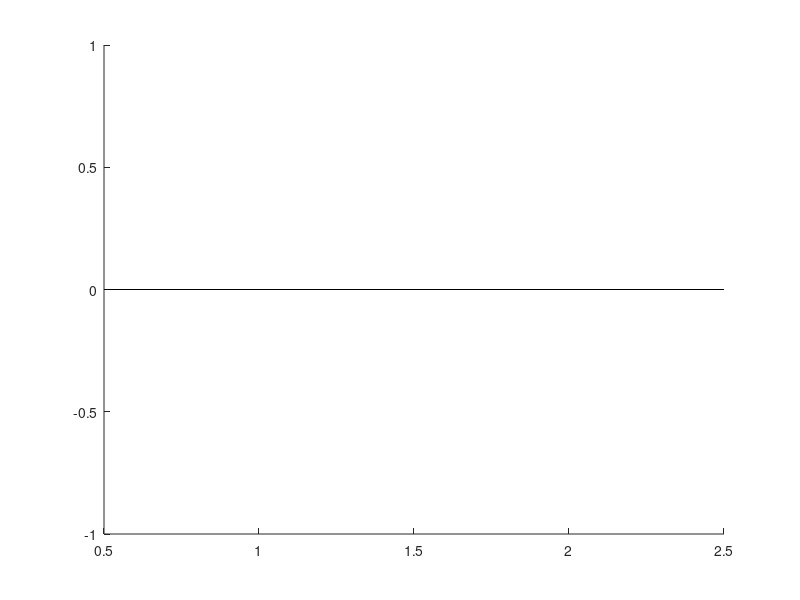

Write the MATLAB code that produced this figure. (Note: this script raises an error after producing the figure.)
clc; close all; clear

data_files = dir('*_EBC_*.mat');

CR_threshold = 0.05;


% Initialize arrays to store CR+ fractions
CR_plus_fractions_SD_long = [];
CR_plus_fractions_SD_short = [];
CR_plus_fractions_Control_long = [];
CR_plus_fractions_Control_short = [];

% session_dates = {}; % Initialize cell array to store session dates
sessionDates = {}; % Initialize cell array to store session dates
N_SD_short = 0;
N_C_short = 0;
N_SD_long = 0;
N_C_long =  0;

for i = 1:length(data_files)
    

    % Load the current data file
    loadedData = load(data_files(i).name);
    
    % Check if the loaded file contains SessionData
    if isfield(loadedData, 'SessionData')
        SessionData = loadedData.SessionData;
    else
        warning(['SessionData not found in ' data_files(i).name]);
        continue;
    end
    
    % Check if the session is Sleep-Deprived or Control
    isSD = isfield(SessionData, 'SleepDeprived') && SessionData.SleepDeprived == 1;

    % Reset counters for this session
    numCurves_long = 0;
    numCurves_short = 0;
    numLongTrials = 0;
    numShortTrials = 0;
    
    numTrials = length(SessionData.RawEvents.Trial);
    
    % Initialize an empty array to store all eyeAreaPixels values
    allEyeAreaPixels = [];

    % Loop through each trial to collect eyeAreaPixels data
    for trialIdx = 1:numTrials
        if isfield(SessionData.RawEvents.Trial{1, trialIdx}.Data, 'eyeAreaPixels')
            eyeAreaPixels = SessionData.RawEvents.Trial{1, trialIdx}.Data.eyeAreaPixels;
            allEyeAreaPixels = [allEyeAreaPixels, eyeAreaPixels]; % Concatenate data
        end
    end
    % Find the overall maximum value across all collected eyeAreaPixels
    overallMax = max(allEyeAreaPixels);

    fps = 250; % frames per second, frequency of images
    seconds_before = 0.5;
    seconds_after = 2;
    Frames_before = fps * seconds_before;
    Frames_after = fps * seconds_after;

    
    for ctr_trial = 1:numTrials

        % Skip trials with CheckEyeOpenTimeout
        if isfield(SessionData.RawEvents.Trial{1, ctr_trial}.States, 'CheckEyeOpenTimeout')
            if ~isnan(SessionData.RawEvents.Trial{1, ctr_trial}.States.CheckEyeOpenTimeout)
                continue;
            end
        end

        % Get trial data for LED onset, puff, and timings
        LED_Onset = SessionData.RawEvents.Trial{1, ctr_trial}.Events.GlobalTimer1_Start;
        AirPuff_Start = SessionData.RawEvents.Trial{1, ctr_trial}.Events.GlobalTimer2_Start;
        AirPuff_End = SessionData.RawEvents.Trial{1, ctr_trial}.Events.GlobalTimer2_End;

        % Align times to LED onset
        LED_Onset_Zero_Start = LED_Onset - LED_Onset;
        AirPuff_LED_Onset_Aligned_Start = AirPuff_Start - LED_Onset;
        AirPuff_LED_Onset_Aligned_End = AirPuff_End - LED_Onset;

        % Normalize FEC data
        FECTimes = SessionData.RawEvents.Trial{1, ctr_trial}.Data.FECTimes;
        FEC_led_aligned = FECTimes - LED_Onset;
        FEC_norm = 1 - SessionData.RawEvents.Trial{1, ctr_trial}.Data.eyeAreaPixels / overallMax;

        % Trim aligned FEC data
        abs_FEC_led_aligned = abs(FEC_led_aligned);
        closest_frame_idx_to_LED_Onset = find(abs_FEC_led_aligned == min(abs_FEC_led_aligned));

        start_idx = closest_frame_idx_to_LED_Onset - Frames_before;
        stop_idx = closest_frame_idx_to_LED_Onset + Frames_after;

        len_FEC_led_aligned = length(FEC_led_aligned);
        start_idx = max(1, min(start_idx, len_FEC_led_aligned));
        stop_idx = max(1, min(stop_idx, len_FEC_led_aligned));

        FEC_trimmed = FEC_norm(start_idx:stop_idx);
        FEC_times_trimmed = FEC_led_aligned(start_idx:stop_idx); 



        isLongBlock = SessionData.RawEvents.Trial{1, ctr_trial}.States.LED_Puff_ISI(2) - SessionData.RawEvents.Trial{1, ctr_trial}.States.LED_Puff_ISI(1) > 0.3;
        t_LED = LED_Onset_Zero_Start;
        t_puff = AirPuff_LED_Onset_Aligned_Start;
        % Check if the trial is a CR+ trial
        is_CR_plus = CR_plus_eval_dev(FEC_times_trimmed, FEC_trimmed, t_LED, t_puff, CR_threshold);
   
        if isLongBlock 
            numLongTrials = numLongTrials + 1;
            if is_CR_plus
                numCurves_long = numCurves_long + 1;
            end

        else
             numShortTrials = numShortTrials + 1;
             if is_CR_plus
                numCurves_short = numCurves_short + 1;
             end
        end
    end

    % Calculate CR+ fractions
    CR_plus_fraction_long = numCurves_long / max(numLongTrials, 1);
    CR_plus_fraction_short = numCurves_short / max(numShortTrials, 1);

    % Store data based on session type
    if isSD
        CR_plus_fractions_SD_long = [CR_plus_fractions_SD_long, CR_plus_fraction_long];
        CR_plus_fractions_SD_short = [CR_plus_fractions_SD_short, CR_plus_fraction_short];
    else
        CR_plus_fractions_Control_long = [CR_plus_fractions_Control_long, CR_plus_fraction_long];
        CR_plus_fractions_Control_short = [CR_plus_fractions_Control_short, CR_plus_fraction_short];
    end
    
    if isfield(SessionData.Info, 'SessionDate')
        session_dates{i} = SessionData.Info.SessionDate;
    else
        session_dates{i} = ['Session ' num2str(i)];
    end

    if SessionData.SleepDeprived  
                N_SD_short = N_SD_short +1;
    else
                N_C_short = N_C_short+1;
    end 

end



% Calculate mean and SEM
mean_SD_long = mean(CR_plus_fractions_SD_long, 'omitnan');
sem_SD_long = std(CR_plus_fractions_SD_long, 'omitnan') / sqrt(length(CR_plus_fractions_SD_long));

mean_SD_short = mean(CR_plus_fractions_SD_short, 'omitnan');
sem_SD_short = std(CR_plus_fractions_SD_short, 'omitnan') / sqrt(length(CR_plus_fractions_SD_short));

mean_Control_long = mean(CR_plus_fractions_Control_long, 'omitnan');
sem_Control_long = std(CR_plus_fractions_Control_long, 'omitnan') / sqrt(length(CR_plus_fractions_Control_long));

mean_Control_short = mean(CR_plus_fractions_Control_short, 'omitnan');
sem_Control_short = std(CR_plus_fractions_Control_short, 'omitnan') / sqrt(length(CR_plus_fractions_Control_short));

% Plotting the bar plot for CR+ fractions (long and short blocks)
figure;
hold on;

% % % Create bars for long and short blocks
% bar([1:length(CR_plus_fractions_short)]-0.15, CR_plus_fractions_short, 0.3, 'FaceColor', [0.2 0.6 0.8]); % Blue for short blocks (shifted to the left)
% bar([1:length(CR_plus_fractions_long)]+0.15, CR_plus_fractions_long, 0.3, 'FaceColor', [0.2 0.8 0.2]); % Green for long blocks (shifted to the right)
% Plotting

% % Plot bars with error bars
% b1 = bar(1, mean_Control_short, 0.3, 'FaceColor', [0.2 0.6 0.8]); % Control Short
% b2 = bar(2, mean_Control_long, 0.3, 'FaceColor', [0.2 0.8 0.2]); % Control Long
% b3 = bar(3, mean_SD_short, 0.3, 'FaceColor', [0.8 0.6 0.2]); % SD Short
% b4 = bar(4, mean_SD_long, 0.3, 'FaceColor', [0.8 0.2 0.2]); % SD Long
% 
% errorbar(1, mean_Control_short, sem_Control_short, 'k', 'LineWidth', 1);
% errorbar(2, mean_Control_long, sem_Control_long, 'k', 'LineWidth', 1);
% errorbar(3, mean_SD_short, sem_SD_short, 'k', 'LineWidth', 1);
% errorbar(4, mean_SD_long, sem_SD_long, 'k', 'LineWidth', 1);
% 
% 
% set(gca, 'XTick', 1:length(session_dates), 'XTickLabel', session_dates);
% 
% % Increase figure size for better readability
% set(gcf, 'Position', [100, 100, 1400, 600]); % Adjust as needed
% 
% % Adjust font size if needed
% set(gca, 'FontSize', 8);
% % xlabel('Session Date','Interpreter', 'latex');
% ylabel('CR+ Fraction','Interpreter', 'latex');
% ylim([0 1]);
% % legend('Long Blocks', 'Short Blocks');
% % Add legend


% Define bar positions
x_positions = [1, 1.25, 2, 2.25]; % Grouped positions for Short and Long bars

% Plot bars with updated positions and colors
b1 = bar(x_positions(1), mean_Control_short, 0.25, 'FaceColor', [0.7 0.7 0.7]); % Control Short (Grey)
hold on;
b2 = bar(x_positions(2), mean_SD_short, 0.25, 'FaceColor', [1 0 0]); % SD Short (Red)
b3 = bar(x_positions(3), mean_Control_long, 0.25, 'FaceColor', [0.4, 0.4, 0.4]); % Control Long (Dark Grey)
b4 = bar(x_positions(4), mean_SD_long, 0.25, 'FaceColor', [0.6, 0, 0]); % SD Long (Dark Red)

% Add error bars
errorbar(x_positions(1), mean_Control_short, sem_Control_short, 'k', 'LineWidth', 1, 'CapSize', 10);
errorbar(x_positions(2), mean_SD_short, sem_SD_short, 'k', 'LineWidth', 1, 'CapSize', 10);
errorbar(x_positions(3), mean_Control_long, sem_Control_long, 'k', 'LineWidth', 1, 'CapSize', 10);
errorbar(x_positions(4), mean_SD_long, sem_SD_long, 'k', 'LineWidth', 1, 'CapSize', 10);

% Customize X-axis labels
set(gca, 'XTick', [1.125, 2.125]); % Center of grouped bars
set(gca, 'XTickLabel', {'Short Blocks', 'Long Blocks'});

% Add legend
% legend([b1, b2], {'Control', 'SD'}, 'Location', 'bestoutside', ...
%        'Interpreter', 'latex', 'FontName', 'Times New Roman', 'FontSize', 10);

% Add labels and title
ylabel('CR+ Fraction', 'Interpreter', 'latex', 'FontSize', 14);
ylim([0 1]);
title({'\hspace{2cm}E2WT Mean Of All SD And Control Sessions CR$^{+}$ Fractions'; ...
       '\hspace{2cm}CR$^{+}$ above the baseline+CR$_{\rm{th}}$ in $(T_{\rm{AirPuff}-0.05(s)},T_{\rm{AirPuff}})$'; ...
       sprintf('${\\rm{CR}}_{\\rm{th}} = %.2f $', CR_threshold)}, ...
       'Interpreter', 'latex', 'FontName', 'Times New Roman', 'FontSize', 14);

% Beautify axes
set(gca, 'FontSize', 14, 'TickDir', 'out');
set(gcf, 'Position', [100, 100, 800, 600]);

% Loop over each data file to collect dates
for i = 1:length(data_files)
    [~, name, ~] = fileparts(data_files(i).name);
    nameParts = split(name, '_');
    if length(nameParts) >= 6
        datePart = nameParts{6};
        sessionDate = datetime(datePart, 'InputFormat', 'yyyyMMdd');  % Convert date part to datetime
        sessionDates = [sessionDates; sessionDate];  % Collect session dates
    end
end
   

    N_short = length(data_files);
    N_long = length(data_files);
    
    % Determine the first and last session dates
    firstSessionDate = min(sessionDates);
    lastSessionDate = max(sessionDates);    

legend_entries = {
    ['Control Sessions (n = ', num2str(N_C_short), ')'], ...
    ['SD Sessions (n = ', num2str(N_SD_short), ')'], ...
};
legend([b1, b2, b3, b4], legend_entries, ...
       'Location', 'bestoutside', 'Interpreter', 'latex', ...
       'FontName', 'Times New Roman', 'FontSize', 10, 'Box', 'off');
% Generate session date information
session_date_info = ['Sessions from ', datestr(firstSessionDate, 'mm/dd/yyyy'), ...
                     ' to ', datestr(lastSessionDate, 'mm/dd/yyyy')];

% Add session date information as a text box
annotation('textbox', [0.72, 0.20, 0.3, 0.65], 'String', session_date_info, ...
    'EdgeColor', 'none', 'Interpreter', 'latex', 'FontSize', 10, 'FontName', 'Times New Roman');

% Save plot
exportgraphics(gcf, 'Mean_CR_plus_fractions_SD_Control_Sessios.pdf', 'ContentType', 'vector');
hold off;